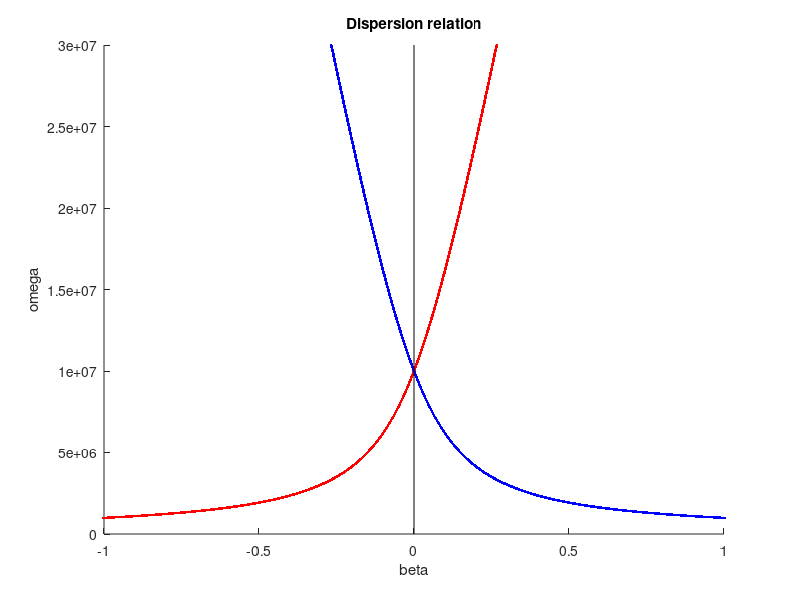
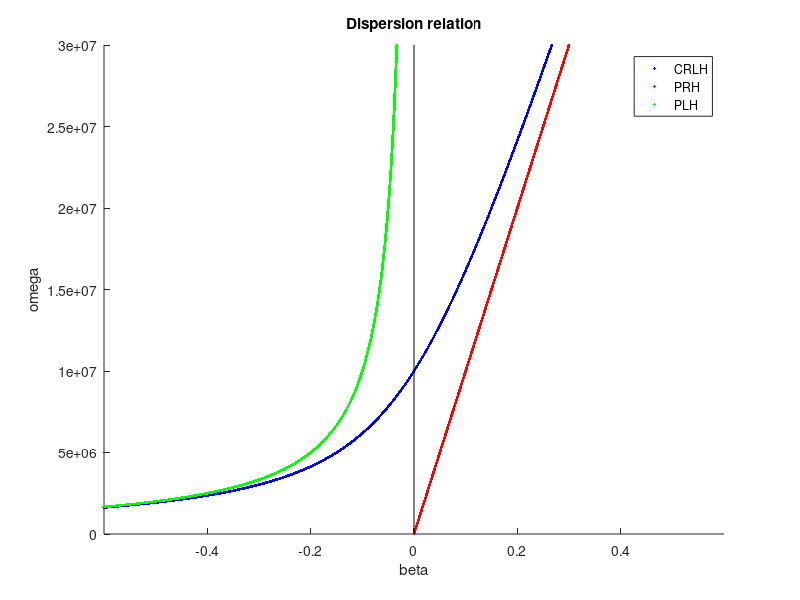
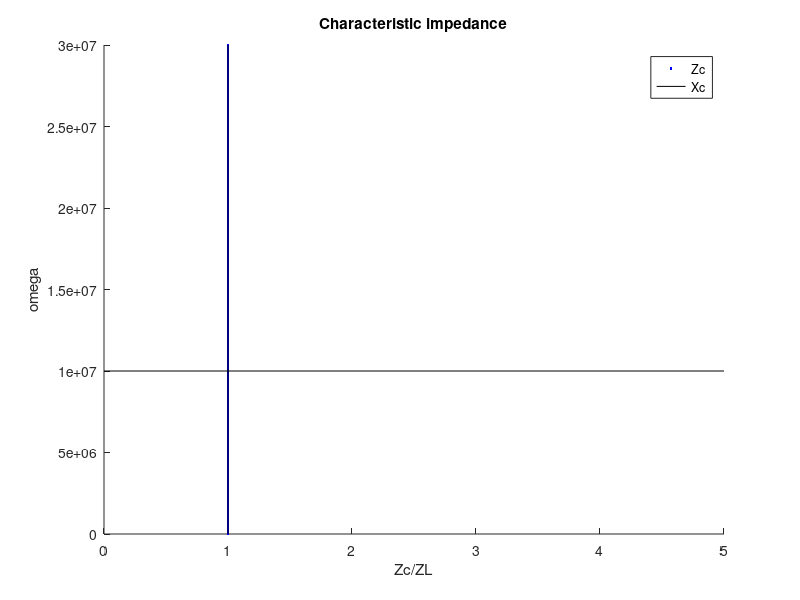
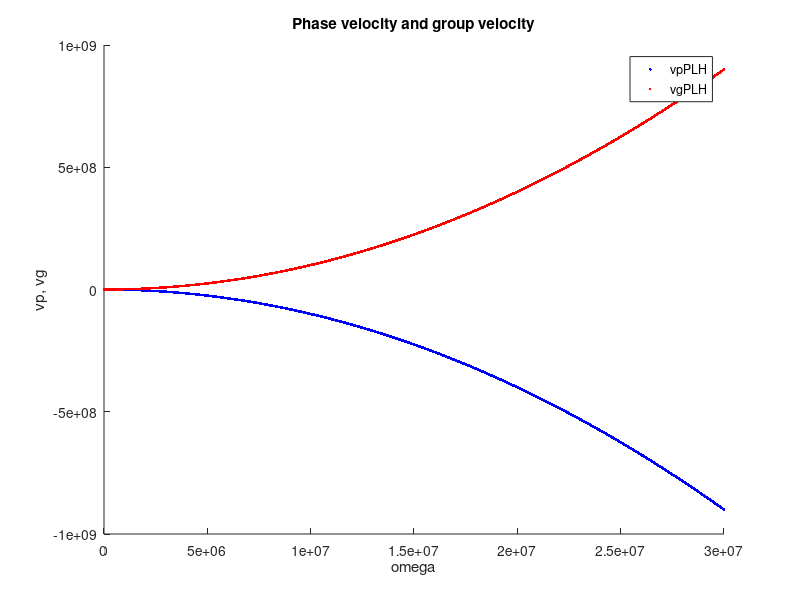

Reproduce these figures in MATLAB, in order.
%% 复现3.1和3.2的图
%初始化
clear
clc
close all

%四个电路参数
LR = 1e-8; %右手单位长度电感
CL = 1e-6; %左手倍长度电容
CR = 1e-8; %右手单位长度电感
LL = 1e-6; %左手倍长度电感

%中间量
omegaR = sqrt(1 / (LR * CR));
omegaL = sqrt(1 / (LL * CL));
k = LR * CL + LL * CR;
omegase = sqrt(1 / (LR * CL));
omegash = sqrt(1 / (LL * CR));

%%fig3.3(a)
Omega = 3e7;
omega = 0:Omega / 20000:Omega; %扫频范围
domega = omega(2) - omega(1);
beta = zeros(1, length(omega));

for i = 1:length(omega)
    temp = (omega(i) / omegaR) ^ 2 - k * omegaL ^ 2 + (omegaL / omega(i)) ^ 2; %计算相位常数

    if temp < 0 %纯实属，阻带
        continue
    end

    if omega(i) < min(omegase, omegash)
        beta(i) = -sqrt(temp); %这里我没懂为什么要取负号，因为是左手的吗
    elseif omega(i) > max(omegase, omegash)
        beta(i) = sqrt(temp);
    end

end

%剔除虚数解
idx = beta ~= 0;
beta = beta(idx);
omegaCRLH = omega(idx);

%绘制色散曲线
h1 = figure;
hold on
plot(beta, omegaCRLH, '.', 'Color', 'r')
%画取向相反时的色散曲线
plot(-beta, omegaCRLH, '.', 'Color', 'b')
%画坐标轴
plot([0 0], [0, Omega], "LineWidth", 0.5, "Color", "k")
xlim([-1 1])
xlabel('beta')
ylabel('omega')
title('Dispersion relation')

%%fig3.3(b)
%PRH
betaPRH = omega * sqrt(LR * CR);
%PLH
betaPLH = -omegaL ./ omega;

h2 = figure;
hold on
plot(beta, omegaCRLH, '.', 'Color', 'b')
plot(betaPRH, omega, '.', 'Color', 'r')
plot(betaPLH, omega, '.', 'Color', 'g')
plot([0 0], [0, Omega], "LineWidth", 0.5, "Color", "k")
xlim([-0.6 0.6])
xlabel('beta')
ylabel('omega')
title('Dispersion relation')
legend('CRLH', 'PRH', 'PLH')

%%fig3.4
Zc = sqrt(((omega / omegase) .^ 2 - 1) ./ ((omega / omegash) .^ 2 - 1)); %特性阻抗
ZL = sqrt(LL / CL);
redx = imag(Zc) == 0;
imdx = imag(Zc) ~= 0;
OmegaZc = omega(redx);
OmegaXc = omega(imdx);
Xc = imag(Zc(imdx));
Zc = Zc(redx);

h3 = figure;
hold on
plot(Zc / ZL, OmegaZc, '.', 'Color', 'b')
plot(Xc / ZL, OmegaXc, '--', 'Color', 'r')
plot([omegash / omegase, omegash / omegase], [0, Omega], 'LineWidth', 0.5, 'Color', 'k')
plot([0 5], [omegash, omegash], 'LineWidth', 0.5, 'Color', 'k')
xlabel('Zc/ZL')
ylabel('omega')
legend('Zc', 'Xc')
xlim([0 5])
title('Characteristic impedance')

%%fig3.5
vpCRLH = omegaCRLH ./ beta;
vpPRH = omega ./ betaPRH;
vpPLH = omega ./ betaPLH; %相速度
vgCRLH = domega ./ gradient(beta);
vgPRH = omega ./ betaPRH;
vgPLH = omega .^ 2 / omegaL; %群速度
h4 = figure;
hold on
plot(omega, vpPLH, '.', 'Color', 'b')
plot(omega, vgPLH, '.', 'Color', 'r')
xlabel('omega')
ylabel('vp, vg')
legend('vpPLH', 'vgPLH')
xlim([0 Omega])
title('Phase velocity and group velocity')

h5 = figure;
hold on
plot(omegaCRLH, vpCRLH / omegaR, '.', 'Color', 'b')
plot(omegaCRLH, vgCRLH / omegaR, '.', 'Color', 'r')
plot([0 Omega], [0 0], 'LineWidth', 0.5, 'Color', 'k')
plot([min(omegase, omegash) min(omegase, omegash)], [-1, 0], '--', 'Color', 'k')
plot([max(omegase, omegash) max(omegase, omegash)], [0, 2], '--', 'Color', 'k')
xlabel('omega')
ylabel('vp/omegaR, vg/omegaR')
legend('vpCRPLH', 'vgCRLH')
xlim([0 Omega])
ylim([-1 2])
title('Phase velocity and group velocity of CRLH')

%%fig3.7
eps0 = 8.85418782e-12; %真空介电常数
mu0 = 4 * pi * 1e-7; %真空磁导率
epsr = (CR - 1 ./ (omega .^ 2 * LL)) / eps0; %等效介电常数
mur = (LR - 1 ./ (omega .^ 2 * CL)) / mu0; %等效磁导率

h6 = figure;
hold on
subplot(2, 1, 1)
hold on
plot(omega, epsr, '.', 'Color', 'b')
plot([0 Omega], [0 0], 'LineWidth', 0.5, 'Color', 'k')
plot([0 Omega], [CR / eps0 CR / eps0], '--', 'LineWidth', 0.5, 'Color', 'k')
plot([omegash omegash], [-1e3 0], '--', 'LineWidth', 0.5, 'Color', 'k')
xlabel('omega')
ylabel('epsr')
title('Relative permittivity and relative permeability')
xlim([0 Omega])
ylim([-1e3 3e3])
subplot(2, 1, 2)
hold on
plot(omega, mur, '.', 'Color', 'r')
plot([0 Omega], [0 0], 'LineWidth', 0.5, 'Color', 'k')
plot([0 Omega], [LR / mu0 LR / mu0], '--', 'LineWidth', 0.5, 'Color', 'k')
plot([omegase omegase], [-1e3 0], '--', 'LineWidth', 0.5, 'Color', 'k')
xlabel('omega')
ylabel('mur')
xlim([0 Omega])
ylim([-0.01 0.01])

eta = sqrt(epsr .* mur); %等效折射率
n0 = 3e8 * sqrt(LR * CR);
LHidx = omega < min(omegase, omegash);
eta(LHidx) = -eta(LHidx);
realidx = imag(eta) == 0;
imagidx = imag(eta) ~= 0;
realeta = eta(realidx);
imageta = -imag(eta(imagidx));
omegarealteta = omega(realidx);
omegaimageta = omega(imagidx);

h7 = figure;
hold on
plot(omegarealteta, realeta, '.', 'Color', 'b')
plot(omegaimageta, imageta, '--', 'Color', 'r')
plot([0 Omega], [0 0], 'LineWidth', 0.5, 'Color', 'k')
plot([omegash omegash], [-1e3 0], '--', 'LineWidth', 0.5, 'Color', 'k')
plot([omegase omegase], [-1e3 0], '--', 'LineWidth', 0.5, 'Color', 'k')
plot([0 Omega], [n0 n0], '--', 'LineWidth', 0.5, 'Color', 'k')
ylim([-10 5])
xlabel('omega')
ylabel('eta')
legend('realeta', 'imageta')
title('Effective Refractive index')
